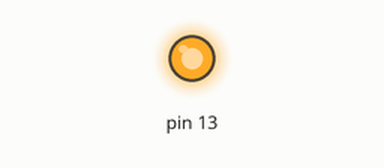
Simulated run of this sketch. Board: Arduino Uno, built with avr-gcc and run on an emulated ATmega328P. Parts: output pins drawn as LEDs (lit = HIGH). What the sketch prints to the serial monitor is not drawn.

Above: at 1.0 s.
At 3.0 s:
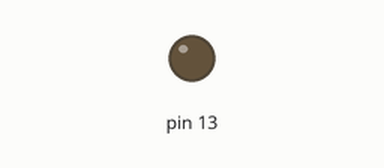
Timing chart, 0 to 5.2 s (numbered marks = the images above):
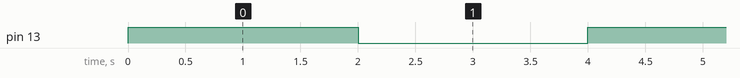

Measured:
- by itself, pin 13: alternates HIGH for 2.0 s and LOW for 2.0 s

The sketch:

lab1.ino
```cpp
// 不使用`delay()`達成每2秒改變LED亮或暗。
// 使用Timer1 Register、Output Compare A Match Interrupt中斷模式、CTC mode。
void setup() {
    Serial.begin(115200);
    DDRB = (1 << 5);  // set pin 13 as output mode by DDR?

    noInterrupts();                       // disable interrupts
    TCCR1A = 0;                           // TCCR1A Reset
    TCCR1B = 0;                           // TCCR1B Reset
    TCCR1B |= (1 << CS12) | (1 << CS10);  // 1024 prescaler

    TCCR1B |= (1 << WGM12);   // set CTC mode by TCCR1?
    TIMSK1 |= (1 << OCIE1A);  // enable Timer1 compare match interrupt by TIMSK?
    TCNT1 = 0;                // reset Timer1 by TCNT1

    OCR1A = 31250;  // set compare value by OCR1?
    interrupts();   // enable interrupts
}

// interrupt
ISR(TIMER1_COMPA_vect) {
    noInterrupts();
    PORTB ^= (1 << 5);  // blink
    interrupts();
}

void loop() {
    Serial.println(TCNT1);
}
```
